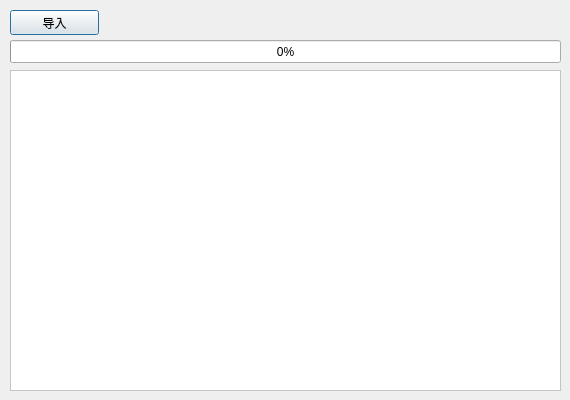
<?xml version="1.0" encoding="UTF-8"?>
<ui version="4.0">
 <class>ImportScriptDialog</class>
 <widget class="QDialog" name="ImportScriptDialog">
  <property name="geometry">
   <rect>
    <x>0</x>
    <y>0</y>
    <width>570</width>
    <height>400</height>
   </rect>
  </property>
  <property name="sizePolicy">
   <sizepolicy hsizetype="Fixed" vsizetype="Fixed">
    <horstretch>0</horstretch>
    <verstretch>0</verstretch>
   </sizepolicy>
  </property>
  <property name="minimumSize">
   <size>
    <width>570</width>
    <height>400</height>
   </size>
  </property>
  <property name="maximumSize">
   <size>
    <width>570</width>
    <height>400</height>
   </size>
  </property>
  <property name="font">
   <font/>
  </property>
  <property name="windowTitle">
   <string>Import</string>
  </property>
  <widget class="QPushButton" name="pb_import">
   <property name="geometry">
    <rect>
     <x>10</x>
     <y>10</y>
     <width>89</width>
     <height>25</height>
    </rect>
   </property>
   <property name="text">
    <string>导入</string>
   </property>
  </widget>
  <widget class="QProgressBar" name="progressBar">
   <property name="geometry">
    <rect>
     <x>10</x>
     <y>40</y>
     <width>551</width>
     <height>23</height>
    </rect>
   </property>
   <property name="value">
    <number>0</number>
   </property>
  </widget>
  <widget class="QListView" name="list">
   <property name="geometry">
    <rect>
     <x>10</x>
     <y>70</y>
     <width>551</width>
     <height>321</height>
    </rect>
   </property>
   <property name="styleSheet">
    <string notr="true">background:#FFFFFF</string>
   </property>
  </widget>
 </widget>
 <resources/>
 <connections/>
</ui>
